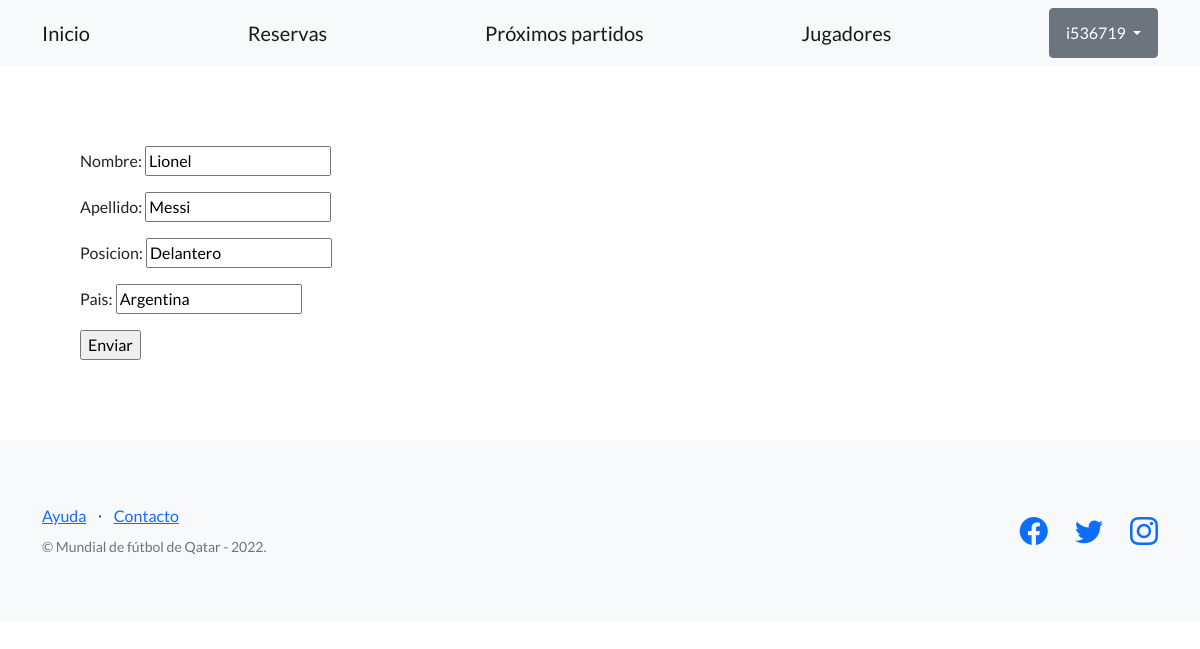
Screenshot of /proyecto-mundial/editar-jugador/6/ (signed in) with the database file from the repository.
### AppCoder/models.py (models this page shows, shortened)
class Jugador(models.Model):
    nombre = models.CharField(max_length=128)
    apellido = models.CharField(max_length=128)
    posicion = models.CharField(max_length=128)
    pais = models.CharField(max_length=100)

### AppCoder/views.py (the view)
@login_required
def editar_jugador(request, id):
    jugador = Jugador.objects.get(id=id)
    if request.method == 'POST':
        formulario = JugadorFormulario(request.POST)
        if formulario.is_valid():
            data = formulario.cleaned_data
            jugador.nombre = data['nombre']
            jugador.apellido = data['apellido']
            jugador.posicion = data['posicion']
            jugador.pais = data['pais']
            jugador.save()
            return redirect(reverse('jugadores'))
    else:  # GET
        inicial = {
            'nombre': jugador.nombre,
            'apellido': jugador.apellido,
            'posicion': jugador.posicion,
            'pais': jugador.pais,
        }
        formulario = JugadorFormulario(initial=inicial)
    return render(request, "AppCoder/form_jugador.html", {"formulario": formulario})

### AppCoder/forms.py
class JugadorFormulario(forms.Form):
    nombre = forms.CharField(max_length=128)
    apellido = forms.CharField(max_length=128)
    posicion = forms.CharField(max_length=128)
    pais = forms.CharField(max_length=100)

### AppCoder/templates/AppCoder/form_jugador.html (shortened to what this page needs)
{% extends "AppCoder/plantilla_base.html" %}
{% block contenido_base %}
<form method="post">
  {{ formulario.as_p }}
  <input type="submit" value="Enviar" />
</form>
{% endblock contenido_base %}

### AppCoder/templates/AppCoder/plantilla_base.html (shortened to what this page needs)
{% load static %}
<!DOCTYPE html>
<html lang="en">
    <head>
        <link href="https://cdn.jsdelivr.net/npm/bootstrap-icons@1.5.0/font/bootstrap-icons.css" rel="stylesheet" type="text/css" />
        <link href="{% static 'AppCoder/css/styles.css' %}" rel="stylesheet" />
    </head>
    <body>
        <nav class="navbar navbar-light bg-light static-top">
            <div class="container">
                <a class="navbar-brand" href="{% url 'inicio' %}">Inicio</a>
                <a class="navbar-brand" href="{% url 'reservas' %}">Reservas</a>
                <a class="navbar-brand" href="{% url 'partidos' %}">Próximos partidos</a>
                <a class="navbar-brand" href="{% url 'jugadores' %}">Jugadores</a>
                {% if user.is_authenticated %}
                <div class="dropdown">
                    <button class="btn btn-secondary dropdown-toggle" type="button" id="dropdownMenuButton1" data-bs-toggle="dropdown" aria-expanded="false">
                      {{ user.username }}
                    </button>
                  </div>
                {% else %}
                <a class="btn btn-primary" href="{% url 'register' %}">REGISTRARSE</a>
                {% endif %}
            </div>
        </nav>
        <section style="padding:80px;">
            {% block contenido_base %}
            {% endblock contenido_base %}
        </section>
        <footer class="footer bg-light">
            <div class="container">
                <div class="row">
                    <div class="col-lg-6 h-100 text-center text-lg-start my-auto">
                        <ul class="list-inline mb-2">
                            <li class="list-inline-item"><a href="#!">Ayuda</a></li>
                            <li class="list-inline-item">⋅</li>
                            <li class="list-inline-item"><a href="#!">Contacto</a></li>
                        </ul>
                        <p class="text-muted small mb-4 mb-lg-0">&copy; Mundial de fútbol de Qatar - 2022.</p>
                    </div>
                    <div class="col-lg-6 h-100 text-center text-lg-end my-auto">
                        <ul class="list-inline mb-0">
                            <li class="list-inline-item me-4">
                                <a href="https://www.facebook.com/FutbolMundialNoticias/"><i class="bi-facebook fs-3"></i></a>
                            </li>
                            <li class="list-inline-item me-4">
                                <a href="#!"><i class="bi-twitter fs-3"></i></a>
                            </li>
                            <li class="list-inline-item">
                                <a href="https://www.instagram.com/fifaworldcup/?hl=es"><i class="bi-instagram fs-3"></i></a>
                            </li>
                        </ul>
                    </div>
                </div>
            </div>
        </footer>
    </body>
</html>

### rows the page displays
Jugador: nombre "Lionel", apellido "Messi", posicion "Delantero", pais "Argentina"

### other values shown
{{ user.username }} "i536719"
